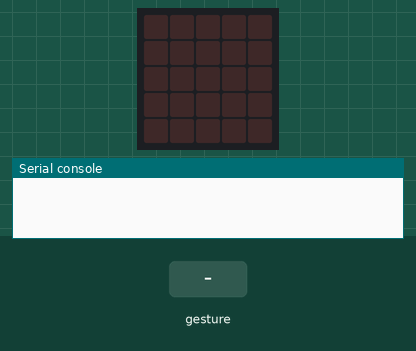
Bench run of a program on a simulated BBC micro:bit (MakeCode). On the bench: the board's 5×5 LED display, the last lines printed to the serial console. The inputs (shaded band) are chosen by the test bench. Random numbers come from a fixed seed; no radio messages arrive unless stated (any console line starting 'radio sent:' is added by the test bench); a tilt is held for 1.5 s and a shake lasts 1 s, then the board lies face up again.

Above: at 1.2 s.
1.3 s: gesture 'shake'
At 2.3 s:
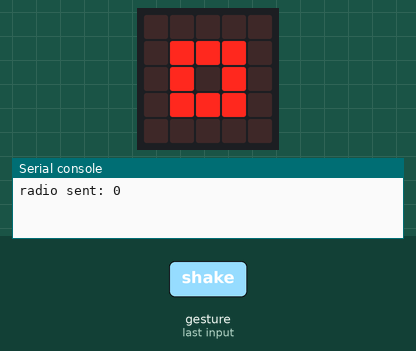
3.0 s: gesture 'shake'
At 3.6 s:
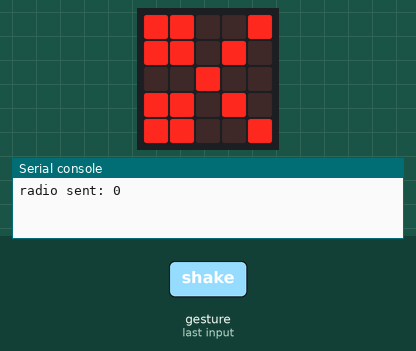
Timing chart, 0 to 6.0 s (numbered marks = the images above; inputs shaded):
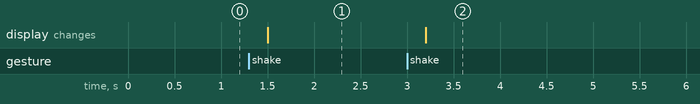

The program:

main.ts
```typescript
let hånd = 0
input.onGesture(Gesture.Shake, function () {
    hånd = randint(0, 2)
    if (hånd == 0) {
        basic.showIcon(IconNames.SmallSquare)
        radio.sendNumber(0)
    } else if (hånd == 1) {
        basic.showIcon(IconNames.Square)
        radio.sendNumber(1)
    } else {
        basic.showIcon(IconNames.Scissors)
        radio.sendNumber(2)
    }
})
```

test.ts
```typescript
// testene settes inn her; disse vil ikke kompilert så lenge denne pakken blir brukt som en utvidelse.
```

Measured:
- after the input at 1.3 s, the display: changes after 0.20 s (image 1)
- after the input at 3.0 s, the display: changes after 0.20 s (image 2)
